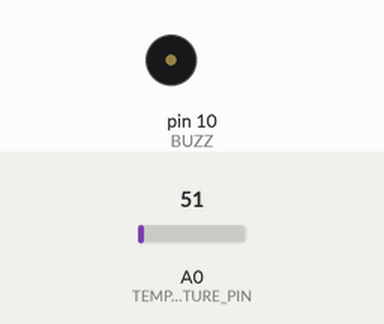
This sketch was run on a simulated Arduino Uno, built with avr-gcc and run on an emulated ATmega328P. Shown: buzzer (waves = sounding). The inputs (shaded band) are chosen by the test bench; at power-on: A0 (TEMPERATURE_PIN) = 51. What the sketch prints to the serial monitor is not drawn.

Above: at 1.2 s.
1.3 s: A0 (TEMPERATURE_PIN) set to 60
2.8 s: A0 (TEMPERATURE_PIN) set to 71
Timing chart, 0 to 10.3 s (numbered marks = the images above; inputs shaded):
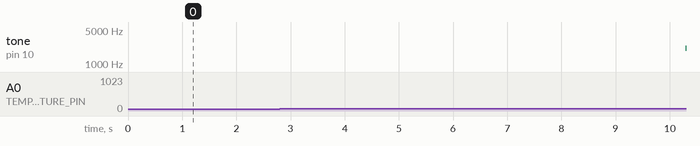

The sketch:

main.ino
```cpp
#define TEMPERATURE_PIN 0
#define BUZZ 10
#define ANALOG_TO_V(v) ((v * 5.0) / 1024)
#define V_TO_T(v) (v / 0.01)
#define TEMPERATURE_THRESHOLD 27

#define TONE_BASE 2000
#define TONE_SCALE 1000
#define DEGREE_TO_TONE(rad) (TONE_BASE + (rad * TONE_SCALE) / (PI / 180))
#define DEGREE_TO_RAD(v) (v * PI / 180)

#define SERIAL_PRINT_THRESHOLD 500

int last_serial_print = 0;

void play_sin() {
  for(int i = 0; i < 180; i++)
  {
    tone(BUZZ, TONE_BASE + TONE_SCALE * DEGREE_TO_RAD(i));
    delay(2);
  }
  for(int i = 180; i > 0; i--)
  {
    tone(BUZZ, TONE_BASE + TONE_SCALE * DEGREE_TO_RAD(i));
    delay(2);
  }
}

float read_temperature() {
  int value = analogRead(TEMPERATURE_PIN);
  return V_TO_T(ANALOG_TO_V(value));
}

void print_temperature(float t) {
  int time = millis();

  if(time < (last_serial_print + SERIAL_PRINT_THRESHOLD)) {
    return;
  }

  last_serial_print = time;

  Serial.print("t: ");
  Serial.print(t);
  Serial.println("C");
}

void setup() {
  pinMode(BUZZ, OUTPUT);
  Serial.begin(9600);
}

void loop() {
  float t = read_temperature();

  if(t > TEMPERATURE_THRESHOLD) {
    play_sin();
  } else {
    noTone(BUZZ);
  }

  print_temperature(t);
}
```

Measured:
- after the input at 2.8 s, tone on pin 10 (BUZZ): stays silent (without the input it goes to 4076 Hz after 2.5 s)
